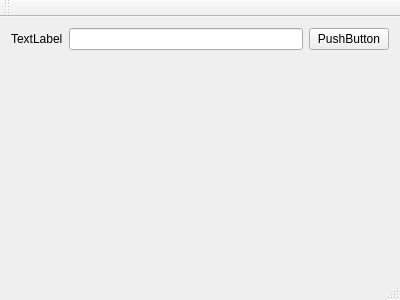
<?xml version="1.0" encoding="UTF-8"?>
<ui version="4.0">
 <class>MainWindow</class>
 <widget class="QMainWindow" name="MainWindow">
  <property name="geometry">
   <rect>
    <x>0</x>
    <y>0</y>
    <width>400</width>
    <height>300</height>
   </rect>
  </property>
  <property name="windowTitle">
   <string>MainWindow</string>
  </property>
  <widget class="QWidget" name="centralWidget">
   <layout class="QGridLayout" name="gridLayout">
    <item row="0" column="0">
     <widget class="QLabel" name="label">
      <property name="text">
       <string>TextLabel</string>
      </property>
     </widget>
    </item>
    <item row="0" column="1">
     <widget class="QLineEdit" name="lineEdit"/>
    </item>
    <item row="0" column="2">
     <widget class="QPushButton" name="pushButton">
      <property name="text">
       <string>PushButton</string>
      </property>
     </widget>
    </item>
    <item row="1" column="0" colspan="3">
     <widget class="QWidget" name="widgetContainer" native="true"/>
    </item>
   </layout>
  </widget>
  <widget class="QMenuBar" name="menuBar">
   <property name="geometry">
    <rect>
     <x>0</x>
     <y>0</y>
     <width>400</width>
     <height>21</height>
    </rect>
   </property>
  </widget>
  <widget class="QToolBar" name="mainToolBar">
   <attribute name="toolBarArea">
    <enum>TopToolBarArea</enum>
   </attribute>
   <attribute name="toolBarBreak">
    <bool>false</bool>
   </attribute>
  </widget>
  <widget class="QStatusBar" name="statusBar"/>
 </widget>
 <layoutdefault spacing="6" margin="11"/>
 <resources/>
 <connections/>
</ui>
